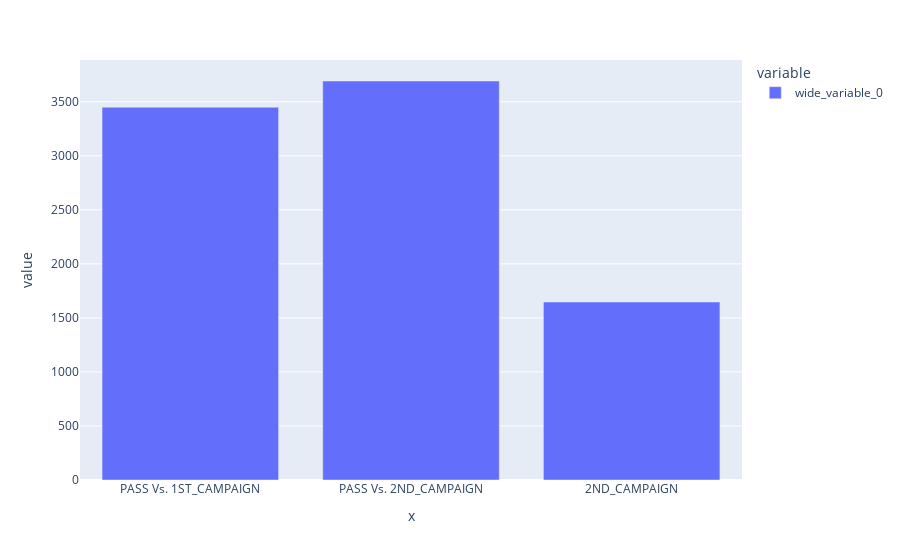

Here is the notebook cell this chart was saved with:
### Code cell
X2=['PASS Vs. 1ST_CAMPAIGN','PASS Vs. 2ND_CAMPAIGN','2ND_CAMPAIGN']
Y2=pd.Series([[df.PASS.sum(),df.PASS.sum()+(df['1ST_CAMPAIGN'].sum()-df['2ND_CAMPAIGN'].sum()),df['2ND_CAMPAIGN'].sum() ]])
px.bar(x= X2, y= Y2)

### Figure 1 — Plotly figure (JSON) as saved in the notebook; plotly's stock layout.template omitted (floating-point values rounded to 4 significant figures)
{"data": [{"alignmentgroup": "True", "hovertemplate": "variable=wide_variable_0<br>x=%{x}<br>value=%{y}<extra></extra>", "legendgroup": "wide_variable_0", "marker": {"color": "#636efa", "pattern": {"shape": ""}}, "name": "wide_variable_0", "offsetgroup": "wide_variable_0", "orientation": "v", "showlegend": true, "textposition": "auto", "type": "bar", "x": ["PASS Vs. 1ST_CAMPAIGN", "PASS Vs. 2ND_CAMPAIGN", "2ND_CAMPAIGN"], "xaxis": "x", "y": [3449, 3692, 1647], "yaxis": "y"}], "layout": {"barmode": "relative", "legend": {"title": {"text": "variable"}, "tracegroupgap": 0}, "margin": {"t": 60}, "xaxis": {"anchor": "y", "domain": [0, 1], "title": {"text": "x"}}, "yaxis": {"anchor": "x", "domain": [0, 1], "title": {"text": "value"}}}}
